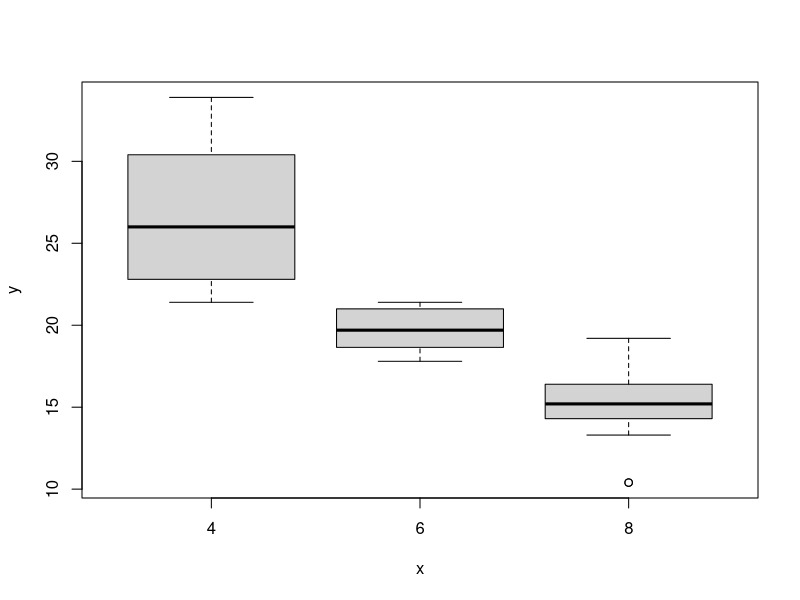
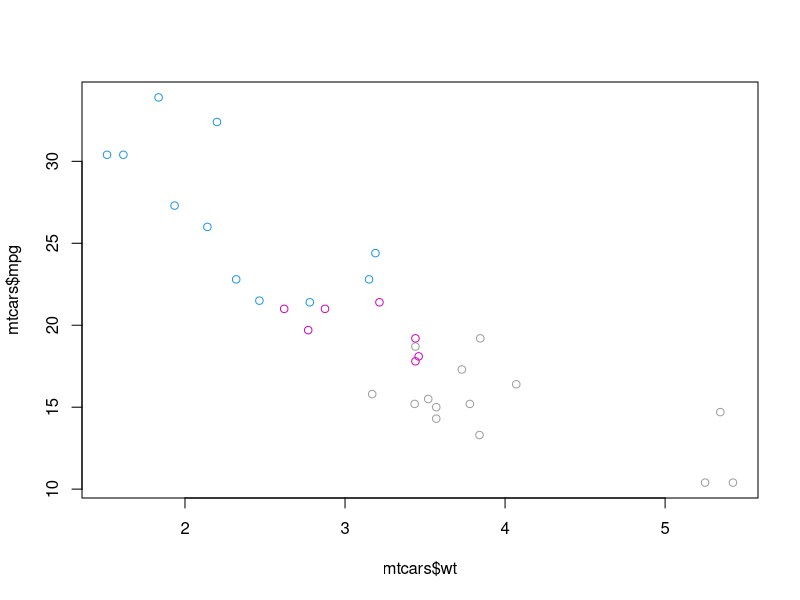
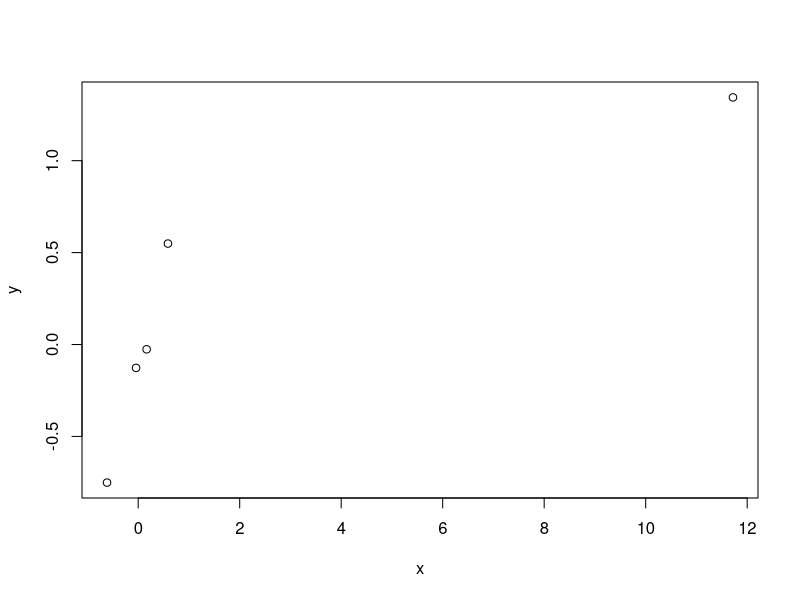

Source code (R) for these figures, in order:
data(mtcars)
# q1
# Consider the mtcars data set. Fit a model with mpg as the outcome that includes number of cylinders as a factor variable and weight as confounder. Give the adjusted estimate for the expected change in mpg comparing 8 cylinders to 4.

fit <- lm(mpg ~ as.factor(cyl) + wt, data = mtcars)
summary(fit)$coef[3,1] #the answer

#not for quiz
plot (as.factor(mtcars$cyl), mtcars$mpg)
plot (mtcars$wt, mtcars$mpg, col = mtcars$cyl)
cor(mtcars$cyl, mtcars$wt)

#q2
fit2 <- lm(mpg ~ as.factor(cyl), data = mtcars)
summary(fit)$coef
summary(fit2)$coef
#Holding weight constant, cylinder appears to have less of an impact on mpg than if weight is disregarded.

#q3
fitInter <- lm(mpg ~ as.factor(cyl) * wt, data = mtcars)
anova(fit, fitInter)

#q4
?mtcars

#q5
x <- c(0.586, 0.166, -0.042, -0.614, 11.72)
y <- c(0.549, -0.026, -0.127, -0.751, 1.344)
fit <- lm(y ~ x)
plot(x, y)
max(hatvalues(fit))

#q6
dfbetas(fit)